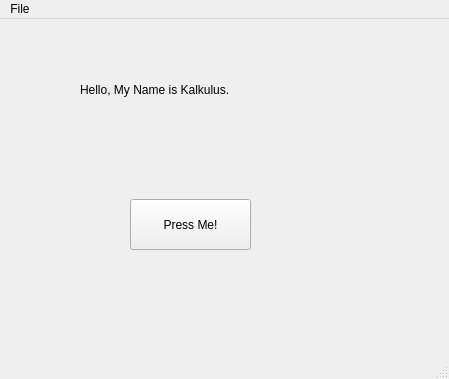
<?xml version="1.0" encoding="UTF-8"?>
<ui version="4.0">
 <class>MainWindow</class>
 <widget class="QMainWindow" name="MainWindow">
  <property name="geometry">
   <rect>
    <x>0</x>
    <y>0</y>
    <width>449</width>
    <height>379</height>
   </rect>
  </property>
  <property name="windowTitle">
   <string>MainWindow</string>
  </property>
  <widget class="QWidget" name="centralwidget">
   <widget class="QPushButton" name="button1">
    <property name="geometry">
     <rect>
      <x>130</x>
      <y>180</y>
      <width>121</width>
      <height>51</height>
     </rect>
    </property>
    <property name="text">
     <string>Press Me!</string>
    </property>
   </widget>
   <widget class="QLabel" name="label1">
    <property name="geometry">
     <rect>
      <x>80</x>
      <y>30</y>
      <width>231</width>
      <height>81</height>
     </rect>
    </property>
    <property name="text">
     <string>Hello, My Name is Kalkulus.</string>
    </property>
   </widget>
  </widget>
  <widget class="QMenuBar" name="menubar">
   <property name="geometry">
    <rect>
     <x>0</x>
     <y>0</y>
     <width>449</width>
     <height>22</height>
    </rect>
   </property>
   <widget class="QMenu" name="menuFile">
    <property name="title">
     <string>File</string>
    </property>
   </widget>
   <addaction name="menuFile"/>
  </widget>
  <widget class="QStatusBar" name="statusbar"/>
 </widget>
 <resources/>
 <connections/>
</ui>
